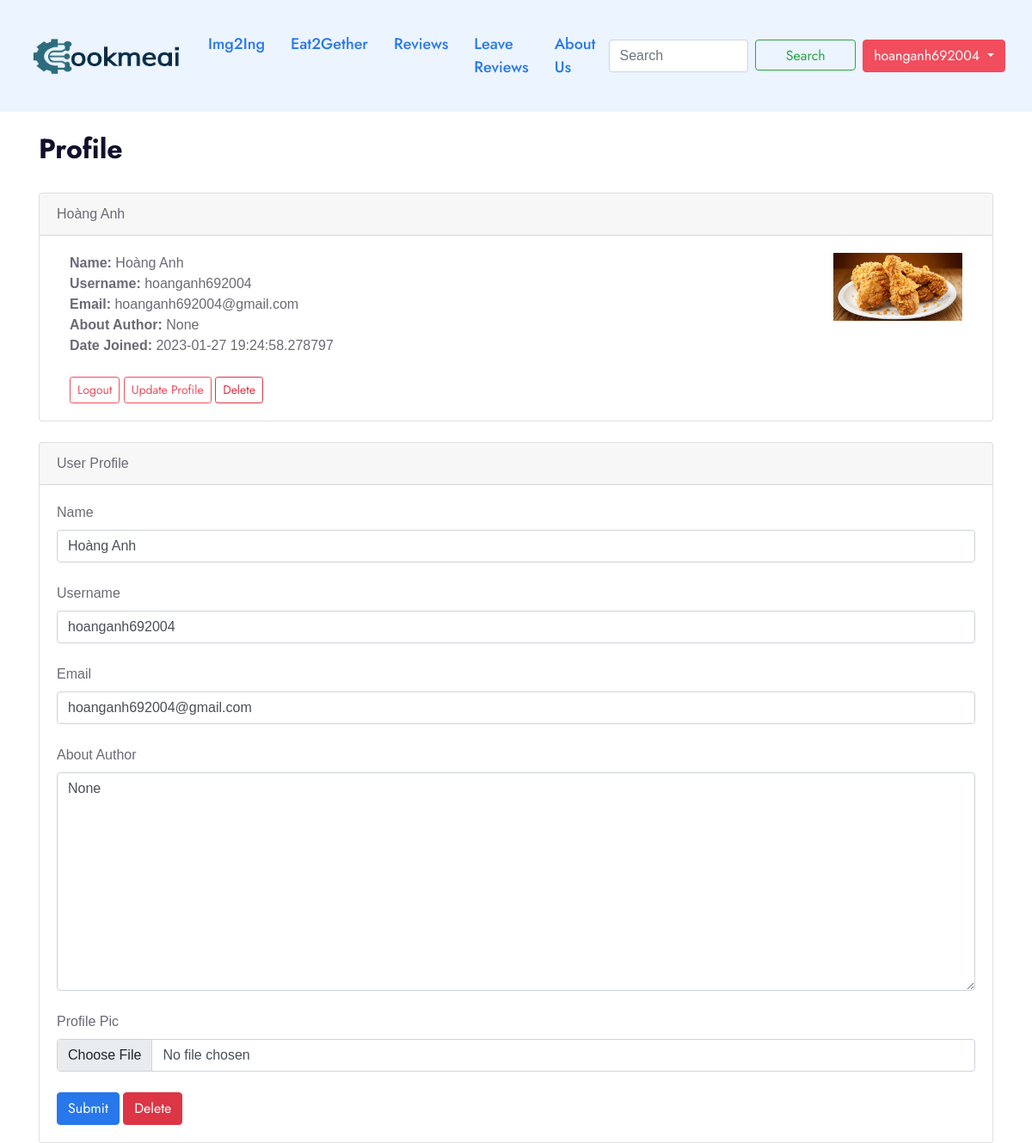
/dashboard (signed in), run on the app's committed database.
### app.py (models this page shows, shortened)
class Users(db.Model, UserMixin):
    id = db.Column(db.Integer, primary_key=True)
    username = db.Column(db.String(20), nullable=False, unique = True)
    name = db.Column(db.String(200), nullable=False)
    email = db.Column(db.String(120), nullable=False, unique=True)
    about_author = db.Column(db.Text(500), nullable = True)
    profile_pic = db.Column(db.String(), nullable = True)
    date_added = db.Column(db.DateTime, default=datetime.utcnow)
    password_hash = db.Column(db.String(128))
    posts = db.relationship('Posts', backref='poster')
    @property
    def password(self):
        raise AttributeError('password is not a readable attribute!')

### app.py (the view)
@app.route('/dashboard', methods = ['POST', 'GET'])
@login_required
def dashboard():
    form = UserForm()
    id = current_user.id
    name_to_update = Users.query.get_or_404(id)
    if request.method == 'POST':
        name_to_update.name = request.form['name']
        name_to_update.email = request.form['email']
        name_to_update.username = request.form['username']
        name_to_update.about_author = request.form['about_author']
        if request.files['profile_pic']:
            name_to_update.profile_pic = request.files['profile_pic']
            pic_filename = secure_filename(name_to_update.profile_pic.filename)
            pic_name = str(uuid.uuid1()) + "_" + pic_filename
            name_to_update.profile_pic.save(os.path.join(app.config['UPLOAD_FOLDER'], pic_name))
            name_to_update.profile_pic = pic_name
            try:
                db.session.commit()
                flash("User Updated Successfully!")
                return render_template('dashboard.html', form=form, name_to_update=name_to_update, id=id)
            except:
                db.session.commit()
                flash("Error! Looks like there was an problem,")
                return render_template('dashboard.html', form=form, name_to_update=name_to_update, id=id)
        else:
            db.session.commit()
            flash('User Updated Successfully!')
            return render_template('dashboard.html', form = form, name_to_update = name_to_update, id = id)
    else:
        return render_template('dashboard.html', form=form, name_to_update=name_to_update, id=id)
    return render_template('dashboard.html')

### forms.py
class UserForm(FlaskForm):
    name = StringField("Name", validators=[DataRequired()])
    username = StringField('Username', validators=[DataRequired()])
    email = StringField('Email', validators=[DataRequired()])
    about_author = TextAreaField('About Author')
    password_hash = PasswordField("Password", validators=[DataRequired(), EqualTo(
        'password_hash2', message="Passwords Must Match")])
    password_hash2 = PasswordField("Confirm Password", validators=[DataRequired()])
    profile_pic = FileField()
    submit = SubmitField('Submit')

class SearchForm(FlaskForm):
    searched = StringField('Searched', validators=[DataRequired()])
    submit = SubmitField()

### app.py (called while the page is built)
@login_manager.user_loader
def load_user(user_id):
    return Users.query.get(int(user_id))

@app.context_processor
def base():
    form = SearchForm()
    return dict(form = form)

### templates/dashboard.html (shortened to what this page needs)
{% extends 'base.html' %}
{% block content %}
<br>
<h2>Profile</h2>
<br>
<div class="card">
    <div class="card-header">
        {{ current_user.name }}
    </div>
    <div class="card-body">
        <div class="container">
            <div class="row">
                <div class="col-8">
                    <strong>Name: </strong> {{ current_user.name }}<br>
                    <strong>Username: </strong> {{ current_user.username }}<br>
                    <strong>Email: </strong> {{ current_user.email }} <br>
                    <strong>About Author: </strong>{{ current_user.about_author }} <br>
                    <strong>Date Joined: </strong> {{ current_user.date_added }} <br><br>
                    <a href="{{ url_for('logout') }}" class="btn btn-outline-secondary btn-sm">Logout</a>
                    <a href="{{ url_for('update', id=current_user.id) }}"
                        class="btn btn-outline-secondary btn-sm">Update Profile</a>
                    <a href="{{ url_for('delete', id=current_user.id) }}"
                        class="btn btn-outline-danger btn-sm">Delete</a>
                </div>
                <div class="col-4">
                    {% if current_user.profile_pic %}
                    <img src="{{ url_for('static', filename = 'images/' + current_user.profile_pic) }}" alt="" width="150px"
                        align="right">
                    {% else %}
                    <img src="{{ url_for('static', filename = 'images/avatar.png') }}" alt="" width="150px"
                        align="right">
                    {% endif %}
                </div>
            </div>
        </div>
    </div>
</div>
<br>
<div class="card">
    <div class="card-header">
        User Profile
    </div>
    <div class="card-body">
        <form action="/dashboard" method="POST" enctype="multipart/form-data">
            {{ form.name.label(class = 'form-label') }}
            {{ form.name(class='form-control', value=name_to_update.name) }}
            <br>
            {{ form.username.label(class = 'form-label') }}
            {{ form.username(class='form-control', value=name_to_update.username) }}
            <br>
            {{ form.email.label(class = 'form-label') }}
            {{ form.email(class='form-control', value=name_to_update.email) }}
            <br>
            {{ form.about_author.label(class = 'form-label') }}
            <textarea name="about_author" class="form-control" cols="30"
                rows="10">{{ name_to_update.about_author }}</textarea>
            <br>
            {{ form.profile_pic.label(class = 'form-label') }}
            {{ form.profile_pic(class='form-control', value=name_to_update.profile_pic) }}
            <br>
            {{ form.submit(class='btn btn-primary') }}
            <a href="{{ url_for('delete', id=id) }}" class="btn btn-danger">Delete</a>
        </form>
    </div>
</div>
{% endblock %}

### templates/navbar.html (shortened to what this page needs)
<nav class="navbar navbar-expand-lg navbar-light bg-light">
    <div class="container-fluid">
        <a class="navbar-brand" href="{{ url_for('index') }}"><img src="{{ url_for('static', filename='images/logo/cookmeai.png') }}" style="width: 180px"></a>
        <div class="collapse navbar-collapse" id="navbarSupportedContent">
            <ul class="navbar-nav me-auto mb-2 mb-lg-0">
                <li class="nav-item">
                    <a class="nav-link active" aria-current="page" href="{{ url_for('home') }}">Img2Ing</a>
                </li>
                <li class="nav-item">
                    <a class="nav-link active" aria-current="page" href="{{ url_for('eat2gether') }}">Eat2Gether</a>
                </li>
                <li class="nav-item">
                    <a class="nav-link active" aria-current="page" href="{{ url_for('posts') }}">Reviews</a>
                </li>
                <li class="nav-item">
                    <a class="nav-link active" aria-current="page" href="{{ url_for('add_post') }}">Leave Reviews</a>
                </li>
                <li class="nav-item">
                    <a class="nav-link active" aria-current="page" href="{{ url_for('aboutus') }}">About Us</a>
                </li>
            </ul>
            <form class="d-flex" method="POST" action="{{ url_for('search') }}">
                <input class="form-control me-2" type="search" placeholder="Search" aria-label="Search" name="searched">
                <button class="btn btn-outline-success" type="submit" style="height:36px;width:200px">Search</button>
            </form>
            <div class="dropdown">
                {% if current_user.is_authenticated %}
                <button class="btn btn-secondary dropdown-toggle" type="button" id="dropdownMenuButton1"
                    data-bs-toggle="dropdown" aria-expanded="false" style="margin-left:8px">
                    {{ current_user.username }}
                </button>
                {% endif %}
            </div>
        </div>
    </div>
</nav>

### data on the page
Users: username "hoanganh692004", name "Hoàng Anh", email "hoanganh692004@gmail.com", about_author "None", date_added "2023-01-27 19:24:58.278797", profile_pic (picture)
